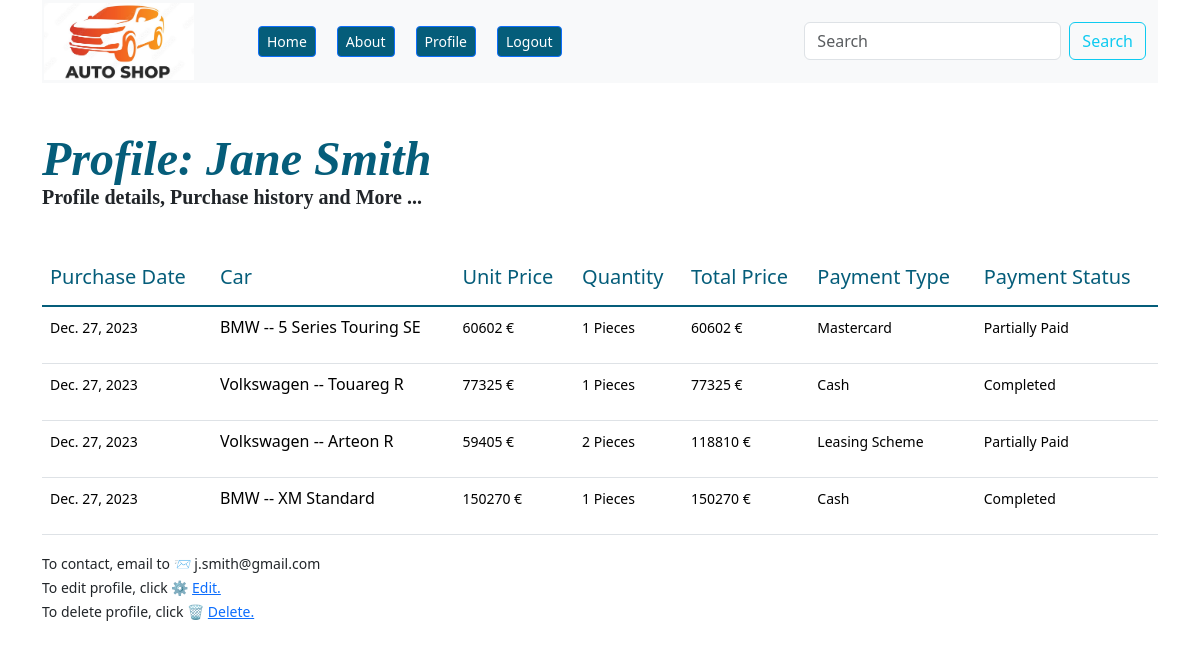
Screenshot of /profile/ (signed in) with the database file from the repository.
### purchase_app/models.py (models this page shows, shortened)
class Purchase_Model(models.Model):
    user = models.ForeignKey(User, on_delete=models.CASCADE)
    car = models.ForeignKey(Car_Model, on_delete=models.SET_NULL, null=True)
    quantity = models.PositiveIntegerField(default=1)
    total_price = models.PositiveIntegerField(null=True, blank=True)
    payment_type = models.ForeignKey(PaymentMethods_Model, on_delete=models.SET_NULL, null=True)
    buy_date = models.DateTimeField(auto_now_add=True)

class PaymentMethods_Model(models.Model):
    name = models.CharField(max_length=20)
    def __str__(self):
        return self.name

### car_app/models.py (models this page shows)
class Car_Model(models.Model):
    manufacturer = models.ForeignKey(Brand_Model, on_delete=models.CASCADE)
    model = models.CharField(max_length=100, unique=True)
    capacity = models.CharField(max_length=50)          # 2.2 L Diesel 190 bhp etc.
    shift = models.CharField(max_length=20)             # Automatic / Manual / Combined
    fuel = models.CharField(max_length=20)              # Petrol / Diesel / Gas / Electricity / Plug-in hybrid
    top_speed = models.IntegerField()                   # 127 Km/h
    price = models.PositiveIntegerField()               # 42800 Euro
    quantity = models.PositiveIntegerField()
    image = models.ImageField(upload_to='car_app/media/uploads/', null=True, blank=True)
    def __str__(self):
        return f"{self.manufacturer} -- {self.model}"

class Brand_Model(models.Model):
    name = models.CharField(max_length=20)              # Audi / Mercedes / BMW / Toyota / Ford etc
    slug = models.SlugField(max_length=100, unique=True, null=True, blank=True)
    def __str__(self):
        return self.name

### user_app/views.py (the view)
# urls.py: path('profile/', show_user_profile, name='profile'),
@login_required
def show_user_profile(request):
    profile = User.objects.get(username=request.user.username)
    purchases = Purchase_Model.objects.filter(user=request.user)
    context = {
        'first_name': profile.first_name,
        'last_name': profile.last_name,
        'email': profile.email,
        'purchases': purchases,
    }
    return render(request, 'user_app/user_profile.html', context)

### user_app/templates/user_app/user_profile.html
{% extends 'base.html' %}
{% load crispy_forms_filters %}
{% load crispy_forms_tags %}
{% block page_independent_content %}
	<p style='margin: 0cm;font-size:11.0pt;font-family:"Calibri",sans-serif;line-height:normal;'><strong><span style='font-size: 48px; font-family: "Times New Roman", serif; color: #055D7A;'><em>Profile: {{ first_name }} {{ last_name }}</em></span></strong></p>
	<p style='margin: 0cm;font-size:11.0pt;font-family:"Calibri",sans-serif;line-height:normal;'><strong><span style='font-size: 20px; font-family: "Times New Roman", serif;'>Profile details, Purchase history and More ...</span></strong></p>
	<br><br>
	<table class="table table-hover table-responsive">
		<thead>
		<tr>
			<th scope="col"><h5 style="color: #055D7A">Purchase Date</h5></th>
			<th scope="col"><h5 style="color: #055D7A">Car</h5></th>
			<th scope="col"><h5 style="color: #055D7A">Unit Price</h5></th>
			<th scope="col"><h5 style="color: #055D7A">Quantity</h5></th>
			<th scope="col"><h5 style="color: #055D7A">Total Price</h5></th>
			<th scope="col"><h5 style="color: #055D7A">Payment Type</h5></th>
			<th scope="col"><h5 style="color: #055D7A">Payment Status</h5></th>
		</tr>
		</thead>
		<tbody class="table-group-divider" style="color: #055D7A">
		{% for each in purchases %}
			<tr>
				<td><small>{{ each.buy_date.date }}</small></td>
				<td><p>{{ each.car }}</p></td>
				<td><small>{{ each.car.price }} €</small></td>
				<td><small>{{ each.quantity }} Pieces</small></td>
				<td><small>{{ each.total_price }} €</small></td>
				<td><small>{{ each.payment_type }}</small></td>
				<td>
					{% if each.payment_type.name == 'Cash' %}
						<small>Completed</small>
					{% else %}
						<small>Partially Paid</small>
					{% endif %}
				</td>
			</tr>
		{% endfor %}
		</tbody>
	</table>
	<small>To contact, email to 📨 {{ email }}</small><br>
	<small>To edit profile, click ⚙️ <a href="{% url 'edit_profile' %}">Edit.</a></small><br>
	<small>To delete profile, click 🗑️ <a href="{% url 'delete_profile' %}">Delete.</a></small>
{% endblock %}

### rows the page displays
Purchase_Model: buy_date "Dec. 27, 2023", car "BMW -- 5 Series Touring SE", car.price "60602", quantity "1", total_price "60602", payment_type "Mastercard", shows "Partially Paid"
Purchase_Model: buy_date "Dec. 27, 2023", car "Volkswagen -- Touareg R", car.price "77325", quantity "1", total_price "77325", payment_type "Cash", shows "Completed"
Purchase_Model: buy_date "Dec. 27, 2023", car "Volkswagen -- Arteon R", car.price "59405", quantity "2", total_price "118810", payment_type "Leasing Scheme", shows "Partially Paid"
Purchase_Model: buy_date "Dec. 27, 2023", car "BMW -- XM Standard", car.price "150270", quantity "1", total_price "150270", payment_type "Cash", shows "Completed"

### other values shown
{{ first_name }} "Jane"
{{ last_name }} "Smith"
{{ email }} "j.smith@gmail.com"
